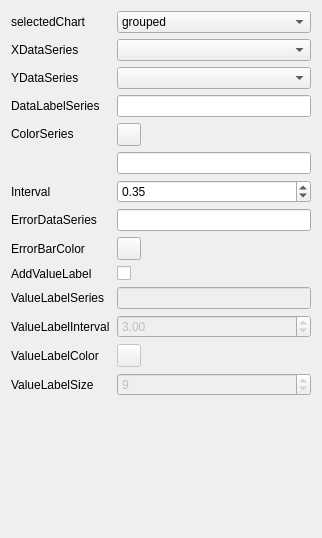
<?xml version="1.0" encoding="UTF-8"?>
<ui version="4.0">
 <class>Form</class>
 <widget class="QWidget" name="Form">
  <property name="geometry">
   <rect>
    <x>0</x>
    <y>0</y>
    <width>322</width>
    <height>538</height>
   </rect>
  </property>
  <property name="windowTitle">
   <string>Form</string>
  </property>
  <layout class="QVBoxLayout" name="verticalLayout">
   <item>
    <layout class="QFormLayout" name="formLayout">
     <item row="0" column="0">
      <widget class="QLabel" name="label_30">
       <property name="minimumSize">
        <size>
         <width>100</width>
         <height>0</height>
        </size>
       </property>
       <property name="text">
        <string>selectedChart</string>
       </property>
      </widget>
     </item>
     <item row="0" column="1">
      <widget class="QComboBox" name="bar_selector_combo">
       <property name="minimumSize">
        <size>
         <width>0</width>
         <height>0</height>
        </size>
       </property>
       <property name="maximumSize">
        <size>
         <width>200</width>
         <height>16777215</height>
        </size>
       </property>
       <item>
        <property name="text">
         <string>grouped</string>
        </property>
       </item>
       <item>
        <property name="text">
         <string>stacked</string>
        </property>
       </item>
       <item>
        <property name="text">
         <string>proportion</string>
        </property>
       </item>
      </widget>
     </item>
     <item row="1" column="0">
      <widget class="QLabel" name="label">
       <property name="text">
        <string>XDataSeries</string>
       </property>
      </widget>
     </item>
     <item row="1" column="1">
      <widget class="QComboBox" name="x_series_combo"/>
     </item>
     <item row="2" column="0">
      <widget class="QLabel" name="y_series_label_2">
       <property name="text">
        <string>YDataSeries</string>
       </property>
      </widget>
     </item>
     <item row="2" column="1">
      <widget class="QComboBox" name="y_series_combo"/>
     </item>
     <item row="3" column="0">
      <widget class="QLabel" name="label_2">
       <property name="text">
        <string>DataLabelSeries</string>
       </property>
      </widget>
     </item>
     <item row="3" column="1">
      <widget class="QLineEdit" name="data_label_line"/>
     </item>
     <item row="4" column="0">
      <widget class="QLabel" name="label_18">
       <property name="maximumSize">
        <size>
         <width>16777215</width>
         <height>21</height>
        </size>
       </property>
       <property name="text">
        <string>ColorSeries</string>
       </property>
      </widget>
     </item>
     <item row="4" column="1">
      <widget class="QToolButton" name="base_chart_color_series_btn">
       <property name="text">
        <string/>
       </property>
      </widget>
     </item>
     <item row="5" column="1">
      <widget class="QLineEdit" name="base_chart_color_series_line"/>
     </item>
     <item row="14" column="1">
      <spacer name="verticalSpacer">
       <property name="orientation">
        <enum>Qt::Orientation::Vertical</enum>
       </property>
       <property name="sizeHint" stdset="0">
        <size>
         <width>20</width>
         <height>40</height>
        </size>
       </property>
      </spacer>
     </item>
     <item row="6" column="1">
      <widget class="QDoubleSpinBox" name="base_chart_interval_spin">
       <property name="minimum">
        <double>0.000000000000000</double>
       </property>
       <property name="maximum">
        <double>0.500000000000000</double>
       </property>
       <property name="singleStep">
        <double>0.010000000000000</double>
       </property>
       <property name="value">
        <double>0.350000000000000</double>
       </property>
      </widget>
     </item>
     <item row="6" column="0">
      <widget class="QLabel" name="label_14">
       <property name="text">
        <string>Interval</string>
       </property>
      </widget>
     </item>
     <item row="7" column="1">
      <widget class="QLineEdit" name="y_err_series_line"/>
     </item>
     <item row="7" column="0">
      <widget class="QLabel" name="label_16">
       <property name="text">
        <string>ErrorDataSeries</string>
       </property>
      </widget>
     </item>
     <item row="8" column="1">
      <widget class="QToolButton" name="err_bar_color_btn">
       <property name="text">
        <string/>
       </property>
      </widget>
     </item>
     <item row="8" column="0">
      <widget class="QLabel" name="label_15">
       <property name="text">
        <string>ErrorBarColor</string>
       </property>
      </widget>
     </item>
     <item row="9" column="1">
      <widget class="QCheckBox" name="bar_value_label_check">
       <property name="text">
        <string/>
       </property>
      </widget>
     </item>
     <item row="9" column="0">
      <widget class="QLabel" name="label_17">
       <property name="text">
        <string>AddValueLabel</string>
       </property>
      </widget>
     </item>
     <item row="10" column="1">
      <widget class="QLineEdit" name="bar_value_label_line">
       <property name="enabled">
        <bool>false</bool>
       </property>
      </widget>
     </item>
     <item row="10" column="0">
      <widget class="QLabel" name="label_26">
       <property name="text">
        <string>ValueLabelSeries</string>
       </property>
      </widget>
     </item>
     <item row="11" column="1">
      <widget class="QDoubleSpinBox" name="bar_value_label_interval_spin">
       <property name="enabled">
        <bool>false</bool>
       </property>
       <property name="decimals">
        <number>2</number>
       </property>
       <property name="maximum">
        <double>100.000000000000000</double>
       </property>
       <property name="value">
        <double>3.000000000000000</double>
       </property>
      </widget>
     </item>
     <item row="11" column="0">
      <widget class="QLabel" name="label_28">
       <property name="text">
        <string>ValueLabelInterval</string>
       </property>
      </widget>
     </item>
     <item row="12" column="1">
      <widget class="QToolButton" name="bar_value_label_color_btn">
       <property name="enabled">
        <bool>false</bool>
       </property>
       <property name="text">
        <string/>
       </property>
      </widget>
     </item>
     <item row="12" column="0">
      <widget class="QLabel" name="label_29">
       <property name="text">
        <string>ValueLabelColor</string>
       </property>
      </widget>
     </item>
     <item row="13" column="1">
      <widget class="QSpinBox" name="bar_value_label_size_spin">
       <property name="enabled">
        <bool>false</bool>
       </property>
       <property name="value">
        <number>9</number>
       </property>
      </widget>
     </item>
     <item row="13" column="0">
      <widget class="QLabel" name="label_27">
       <property name="text">
        <string>ValueLabelSize</string>
       </property>
      </widget>
     </item>
    </layout>
   </item>
  </layout>
 </widget>
 <resources/>
 <connections/>
</ui>
